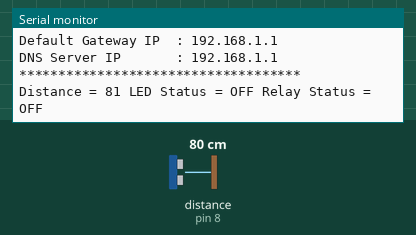
A sketch run on a simulated Arduino Leonardo, built with avr-gcc and run on an emulated ATmega32U4. On the bench: the last lines printed to the serial monitor. Inputs (shaded band) come from the test bench; at power-on: distance to the obstacle (sensor on pin 8) 80 cm. The echo pulse lasts 58.3 µs per cm; WiFi joins after 1.5 s; servers stay silent unless stated; uploads are accepted with an empty reply.

Above: at 11.2 s.
11.3 s: distance to the obstacle (sensor on pin 8) set to 2 cm
At 16.5 s:
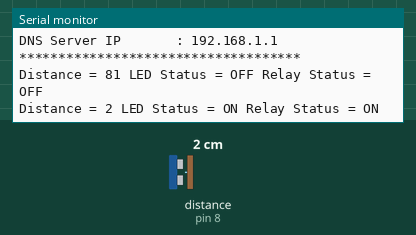
21.0 s: distance to the obstacle (sensor on pin 8) set to 4 cm
At 26.9 s:
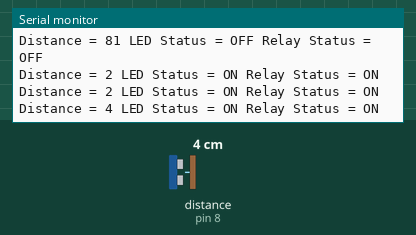

Measured:
- after the input at 11.3 s, the serial monitor: prints a new line after 4.2 s (image 1)
- after the input at 21.0 s, the serial monitor: prints a new line after 5.0 s (image 2)

The sketch:

data_logger.ino
```cpp
#include <SPI.h>
#include <Ethernet.h>  // Ethernet Library
#include <NewPing.h>   // JSN-SR04T Library

/* JSN-SR04T Setting
 * Arduino Pins: 9 = Echo, 8 = Trigger
 * Maximum measured distance = 200 cm
 */
#define TRIGGER_PIN    9
#define ECHO_PIN       8
#define MAX_DISTANCE   200

/* Ethernet Setting
 * MAC address must be unique on your network
 * IP Address = 192.168.1.20
 * Server = 192.168.1.1
 * Gateway = 192.168.1.1
 * Subnet = 255.255.255
 * DNS = 8.8.8.8 (DNS Google)
 */
byte mac[] = { 0xDE, 0xAD, 0xBE, 0xEF, 0xFE, 0xED };
char server[] = "192.168.1.1";

// Set the static IP address to use if the DHCP fails to assign
IPAddress ip(192, 168, 1, 20);
IPAddress gateway(192, 168, 1, 1);
IPAddress subnet(255, 255, 255, 0);
IPAddress myDns(8, 8, 8, 8);

/* Initialize the Ethernet server library
 * with the IP address and port you want to use
 * (port 80 is default for HTTP)
 */
EthernetClient client;

// Initialize JSN-SR04T sensor
NewPing ultrasonic(TRIGGER_PIN, ECHO_PIN, MAX_DISTANCE);

//long previousMillis = 0;
//unsigned long currentMillis = 0;
// Interval between data
int interval = 5000;
int distance = 0;

void setup() {
  // Open serial communications and wait for port to open
  Serial.begin(9600);

  // Wait for serial port to connect. Needed for Leonardo only
  while (!Serial) {

  }

  /* Initialize Ethernet Device
   */
  Ethernet.begin(mac, ip, myDns, gateway, subnet);

  // Give the Ethernet shield a second to initialize:
  delay(5000);
  Serial.println("Connecting...");
  Serial.println("************************************");
  Serial.println("     Distance Monitoring System     ");
  Serial.println("************************************");
  Serial.print("IP Address          : ");
  Serial.println(Ethernet.localIP());
  Serial.print("Subnet Mask         : ");
  Serial.println(Ethernet.subnetMask());
  Serial.print("Default Gateway IP  : ");
  Serial.println(Ethernet.gatewayIP());
  Serial.print("DNS Server IP       : ");
  Serial.println(Ethernet.dnsServerIP());
  Serial.println("************************************");
  delay(5000);
}

void loop() {
  /*
  currentMillis = millis();
  // Read sensor once per interval
  if (currentMillis - previousMillis > interval) {
    previousMillis = currentMillis;
    distance = ultrasonic.ping_cm();
  }
  */

  distance = ultrasonic.ping_cm();

  if (client.connect(server, 80)) {
    // Make a HTTP request
    client.print("GET /add_data.php?");
    client.print("distance=");
    client.print(distance);
    Serial.print("Distance = ");
    Serial.print(distance);
    if (distance < 50) {
      client.print("&led_status=ON");
      client.print("&relay_status=ON");
      Serial.print(" LED Status = ON");
      Serial.println(" Relay Status = ON");
    }
    else {
      client.print("&led_status=OFF");
      client.print("&relay_status=OFF");
      Serial.print(" LED Status = OFF");
      Serial.println(" Relay Status = OFF");
    }
    client.println(" HTTP/1.1");
    client.print("Host: ");
    client.println(server);
    client.println("Connection: close");
    client.println();
  }
  else {
    Serial.println("Connection cannot be established");
  }

  // Disconnect from server
  if (client.connected()){
    client.stop();
  }

  delay(interval);
}
```
